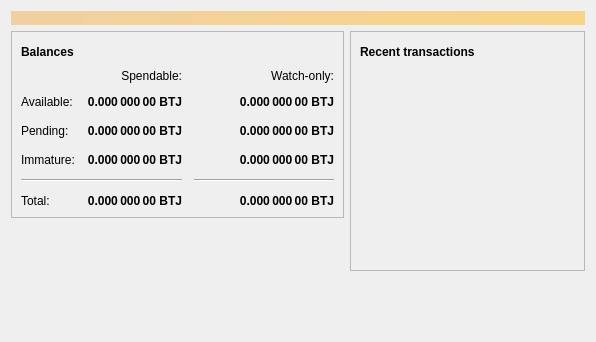
<?xml version="1.0" encoding="UTF-8"?>
<ui version="4.0">
 <class>OverviewPage</class>
 <widget class="QWidget" name="OverviewPage">
  <property name="geometry">
   <rect>
    <x>0</x>
    <y>0</y>
    <width>596</width>
    <height>342</height>
   </rect>
  </property>
  <property name="windowTitle">
   <string>Form</string>
  </property>
  <layout class="QVBoxLayout" name="topLayout">
   <item>
    <widget class="QLabel" name="labelAlerts">
     <property name="visible">
      <bool>false</bool>
     </property>
     <property name="styleSheet">
      <string notr="true">QLabel { background-color: qlineargradient(x1: 0, y1: 0, x2: 1, y2: 0, stop:0 #F0D0A0, stop:1 #F8D488); color:#000000; }</string>
     </property>
     <property name="wordWrap">
      <bool>true</bool>
     </property>
     <property name="margin">
      <number>3</number>
     </property>
     <property name="textInteractionFlags">
      <set>Qt::TextSelectableByMouse</set>
     </property>
    </widget>
   </item>
   <item>
    <layout class="QHBoxLayout" name="horizontalLayout" stretch="1,1">
     <item>
      <layout class="QVBoxLayout" name="verticalLayout_2">
       <item>
        <widget class="QFrame" name="frame">
         <property name="frameShape">
          <enum>QFrame::StyledPanel</enum>
         </property>
         <property name="frameShadow">
          <enum>QFrame::Raised</enum>
         </property>
         <layout class="QVBoxLayout" name="verticalLayout_4">
          <item>
           <layout class="QHBoxLayout" name="horizontalLayout_4">
            <item>
             <widget class="QLabel" name="label_5">
              <property name="font">
               <font>
                <weight>75</weight>
                <bold>true</bold>
               </font>
              </property>
              <property name="text">
               <string>Balances</string>
              </property>
             </widget>
            </item>
            <item>
             <widget class="QPushButton" name="labelWalletStatus">
              <property name="enabled">
               <bool>true</bool>
              </property>
              <property name="maximumSize">
               <size>
                <width>30</width>
                <height>16777215</height>
               </size>
              </property>
              <property name="toolTip">
               <string>The displayed information may be out of date. Your wallet automatically synchronizes with the Bitcoin network after a connection is established, but this process has not completed yet.</string>
              </property>
              <property name="text">
               <string/>
              </property>
              <property name="icon">
               <iconset resource="../bitcoin.qrc">
                <normaloff>:/icons/warning</normaloff>
                <disabledoff>:/icons/warning</disabledoff>:/icons/warning</iconset>
              </property>
              <property name="iconSize">
               <size>
                <width>24</width>
                <height>24</height>
               </size>
              </property>
              <property name="flat">
               <bool>true</bool>
              </property>
             </widget>
            </item>
            <item>
             <spacer name="horizontalSpacer_3">
              <property name="orientation">
               <enum>Qt::Horizontal</enum>
              </property>
              <property name="sizeHint" stdset="0">
               <size>
                <width>40</width>
                <height>20</height>
               </size>
              </property>
             </spacer>
            </item>
           </layout>
          </item>
          <item>
           <layout class="QGridLayout" name="gridLayout">
            <property name="spacing">
             <number>12</number>
            </property>
            <item row="2" column="2">
             <widget class="QLabel" name="labelWatchPending">
              <property name="font">
               <font>
                <weight>75</weight>
                <bold>true</bold>
               </font>
              </property>
              <property name="cursor">
               <cursorShape>IBeamCursor</cursorShape>
              </property>
              <property name="toolTip">
               <string>Unconfirmed transactions to watch-only addresses</string>
              </property>
              <property name="text">
               <string notr="true">0.000 000 00 BTJ</string>
              </property>
              <property name="alignment">
               <set>Qt::AlignRight|Qt::AlignTrailing|Qt::AlignVCenter</set>
              </property>
              <property name="textInteractionFlags">
               <set>Qt::LinksAccessibleByMouse|Qt::TextSelectableByKeyboard|Qt::TextSelectableByMouse</set>
              </property>
             </widget>
            </item>
            <item row="2" column="1">
             <widget class="QLabel" name="labelUnconfirmed">
              <property name="font">
               <font>
                <weight>75</weight>
                <bold>true</bold>
               </font>
              </property>
              <property name="cursor">
               <cursorShape>IBeamCursor</cursorShape>
              </property>
              <property name="toolTip">
               <string>Total of transactions that have yet to be confirmed, and do not yet count toward the spendable balance</string>
              </property>
              <property name="text">
               <string notr="true">0.000 000 00 BTJ</string>
              </property>
              <property name="alignment">
               <set>Qt::AlignRight|Qt::AlignTrailing|Qt::AlignVCenter</set>
              </property>
              <property name="textInteractionFlags">
               <set>Qt::LinksAccessibleByMouse|Qt::TextSelectableByKeyboard|Qt::TextSelectableByMouse</set>
              </property>
             </widget>
            </item>
            <item row="3" column="2">
             <widget class="QLabel" name="labelWatchImmature">
              <property name="font">
               <font>
                <weight>75</weight>
                <bold>true</bold>
               </font>
              </property>
              <property name="cursor">
               <cursorShape>IBeamCursor</cursorShape>
              </property>
              <property name="toolTip">
               <string>Mined balance in watch-only addresses that has not yet matured</string>
              </property>
              <property name="text">
               <string notr="true">0.000 000 00 BTJ</string>
              </property>
              <property name="alignment">
               <set>Qt::AlignRight|Qt::AlignTrailing|Qt::AlignVCenter</set>
              </property>
              <property name="textInteractionFlags">
               <set>Qt::LinksAccessibleByMouse|Qt::TextSelectableByKeyboard|Qt::TextSelectableByMouse</set>
              </property>
             </widget>
            </item>
            <item row="4" column="0" colspan="2">
             <widget class="Line" name="line">
              <property name="orientation">
               <enum>Qt::Horizontal</enum>
              </property>
             </widget>
            </item>
            <item row="4" column="2">
             <widget class="Line" name="lineWatchBalance">
              <property name="sizePolicy">
               <sizepolicy hsizetype="Preferred" vsizetype="Fixed">
                <horstretch>0</horstretch>
                <verstretch>0</verstretch>
               </sizepolicy>
              </property>
              <property name="minimumSize">
               <size>
                <width>140</width>
                <height>0</height>
               </size>
              </property>
              <property name="orientation">
               <enum>Qt::Horizontal</enum>
              </property>
             </widget>
            </item>
            <item row="5" column="0">
             <widget class="QLabel" name="labelTotalText">
              <property name="text">
               <string>Total:</string>
              </property>
             </widget>
            </item>
            <item row="3" column="1">
             <widget class="QLabel" name="labelImmature">
              <property name="font">
               <font>
                <weight>75</weight>
                <bold>true</bold>
               </font>
              </property>
              <property name="cursor">
               <cursorShape>IBeamCursor</cursorShape>
              </property>
              <property name="toolTip">
               <string>Mined balance that has not yet matured</string>
              </property>
              <property name="text">
               <string notr="true">0.000 000 00 BTJ</string>
              </property>
              <property name="alignment">
               <set>Qt::AlignRight|Qt::AlignTrailing|Qt::AlignVCenter</set>
              </property>
              <property name="textInteractionFlags">
               <set>Qt::LinksAccessibleByMouse|Qt::TextSelectableByKeyboard|Qt::TextSelectableByMouse</set>
              </property>
             </widget>
            </item>
            <item row="2" column="3">
             <spacer name="horizontalSpacer_2">
              <property name="orientation">
               <enum>Qt::Horizontal</enum>
              </property>
              <property name="sizeHint" stdset="0">
               <size>
                <width>40</width>
                <height>20</height>
               </size>
              </property>
             </spacer>
            </item>
            <item row="3" column="0">
             <widget class="QLabel" name="labelImmatureText">
              <property name="text">
               <string>Immature:</string>
              </property>
             </widget>
            </item>
            <item row="5" column="1">
             <widget class="QLabel" name="labelTotal">
              <property name="font">
               <font>
                <weight>75</weight>
                <bold>true</bold>
               </font>
              </property>
              <property name="cursor">
               <cursorShape>IBeamCursor</cursorShape>
              </property>
              <property name="toolTip">
               <string>Your current total balance</string>
              </property>
              <property name="text">
               <string notr="true">0.000 000 00 BTJ</string>
              </property>
              <property name="alignment">
               <set>Qt::AlignRight|Qt::AlignTrailing|Qt::AlignVCenter</set>
              </property>
              <property name="textInteractionFlags">
               <set>Qt::LinksAccessibleByMouse|Qt::TextSelectableByKeyboard|Qt::TextSelectableByMouse</set>
              </property>
             </widget>
            </item>
            <item row="5" column="2">
             <widget class="QLabel" name="labelWatchTotal">
              <property name="font">
               <font>
                <weight>75</weight>
                <bold>true</bold>
               </font>
              </property>
              <property name="cursor">
               <cursorShape>IBeamCursor</cursorShape>
              </property>
              <property name="toolTip">
               <string>Current total balance in watch-only addresses</string>
              </property>
              <property name="text">
               <string notr="true">0.000 000 00 BTJ</string>
              </property>
              <property name="alignment">
               <set>Qt::AlignRight|Qt::AlignTrailing|Qt::AlignVCenter</set>
              </property>
              <property name="textInteractionFlags">
               <set>Qt::LinksAccessibleByMouse|Qt::TextSelectableByKeyboard|Qt::TextSelectableByMouse</set>
              </property>
             </widget>
            </item>
            <item row="0" column="2">
             <widget class="QLabel" name="labelWatchonly">
              <property name="text">
               <string>Watch-only:</string>
              </property>
              <property name="alignment">
               <set>Qt::AlignRight|Qt::AlignTrailing|Qt::AlignVCenter</set>
              </property>
             </widget>
            </item>
            <item row="1" column="0">
             <widget class="QLabel" name="labelBalanceText">
              <property name="text">
               <string>Available:</string>
              </property>
             </widget>
            </item>
            <item row="1" column="1">
             <widget class="QLabel" name="labelBalance">
              <property name="font">
               <font>
                <weight>75</weight>
                <bold>true</bold>
               </font>
              </property>
              <property name="cursor">
               <cursorShape>IBeamCursor</cursorShape>
              </property>
              <property name="toolTip">
               <string>Your current spendable balance</string>
              </property>
              <property name="text">
               <string notr="true">0.000 000 00 BTJ</string>
              </property>
              <property name="alignment">
               <set>Qt::AlignRight|Qt::AlignTrailing|Qt::AlignVCenter</set>
              </property>
              <property name="textInteractionFlags">
               <set>Qt::LinksAccessibleByMouse|Qt::TextSelectableByKeyboard|Qt::TextSelectableByMouse</set>
              </property>
             </widget>
            </item>
            <item row="1" column="2">
             <widget class="QLabel" name="labelWatchAvailable">
              <property name="font">
               <font>
                <weight>75</weight>
                <bold>true</bold>
               </font>
              </property>
              <property name="cursor">
               <cursorShape>IBeamCursor</cursorShape>
              </property>
              <property name="toolTip">
               <string>Your current balance in watch-only addresses</string>
              </property>
              <property name="text">
               <string notr="true">0.000 000 00 BTJ</string>
              </property>
              <property name="alignment">
               <set>Qt::AlignRight|Qt::AlignTrailing|Qt::AlignVCenter</set>
              </property>
              <property name="textInteractionFlags">
               <set>Qt::LinksAccessibleByMouse|Qt::TextSelectableByKeyboard|Qt::TextSelectableByMouse</set>
              </property>
             </widget>
            </item>
            <item row="2" column="0">
             <widget class="QLabel" name="labelPendingText">
              <property name="text">
               <string>Pending:</string>
              </property>
             </widget>
            </item>
            <item row="0" column="1">
             <widget class="QLabel" name="labelSpendable">
              <property name="text">
               <string>Spendable:</string>
              </property>
              <property name="alignment">
               <set>Qt::AlignRight|Qt::AlignTrailing|Qt::AlignVCenter</set>
              </property>
             </widget>
            </item>
           </layout>
          </item>
         </layout>
        </widget>
       </item>
       <item>
        <spacer name="verticalSpacer">
         <property name="orientation">
          <enum>Qt::Vertical</enum>
         </property>
         <property name="sizeHint" stdset="0">
          <size>
           <width>20</width>
           <height>40</height>
          </size>
         </property>
        </spacer>
       </item>
      </layout>
     </item>
     <item>
      <layout class="QVBoxLayout" name="verticalLayout_3">
       <item>
        <widget class="QFrame" name="frame_2">
         <property name="frameShape">
          <enum>QFrame::StyledPanel</enum>
         </property>
         <property name="frameShadow">
          <enum>QFrame::Raised</enum>
         </property>
         <layout class="QVBoxLayout" name="verticalLayout">
          <item>
           <layout class="QHBoxLayout" name="horizontalLayout_2">
            <item>
             <widget class="QLabel" name="label_4">
              <property name="font">
               <font>
                <weight>75</weight>
                <bold>true</bold>
               </font>
              </property>
              <property name="text">
               <string>Recent transactions</string>
              </property>
             </widget>
            </item>
            <item>
             <widget class="QPushButton" name="labelTransactionsStatus">
              <property name="enabled">
               <bool>true</bool>
              </property>
              <property name="maximumSize">
               <size>
                <width>30</width>
                <height>16777215</height>
               </size>
              </property>
              <property name="toolTip">
               <string>The displayed information may be out of date. Your wallet automatically synchronizes with the Bitcoin network after a connection is established, but this process has not completed yet.</string>
              </property>
              <property name="text">
               <string/>
              </property>
              <property name="icon">
               <iconset resource="../bitcoin.qrc">
                <normaloff>:/icons/warning</normaloff>
                <disabledoff>:/icons/warning</disabledoff>:/icons/warning</iconset>
              </property>
              <property name="iconSize">
               <size>
                <width>24</width>
                <height>24</height>
               </size>
              </property>
              <property name="flat">
               <bool>true</bool>
              </property>
             </widget>
            </item>
            <item>
             <spacer name="horizontalSpacer">
              <property name="orientation">
               <enum>Qt::Horizontal</enum>
              </property>
              <property name="sizeHint" stdset="0">
               <size>
                <width>40</width>
                <height>20</height>
               </size>
              </property>
             </spacer>
            </item>
           </layout>
          </item>
          <item>
           <widget class="QListView" name="listTransactions">
            <property name="styleSheet">
             <string notr="true">QListView { background: transparent; }</string>
            </property>
            <property name="frameShape">
             <enum>QFrame::NoFrame</enum>
            </property>
            <property name="verticalScrollBarPolicy">
             <enum>Qt::ScrollBarAlwaysOff</enum>
            </property>
            <property name="horizontalScrollBarPolicy">
             <enum>Qt::ScrollBarAlwaysOff</enum>
            </property>
            <property name="selectionMode">
             <enum>QAbstractItemView::NoSelection</enum>
            </property>
           </widget>
          </item>
         </layout>
        </widget>
       </item>
       <item>
        <spacer name="verticalSpacer_2">
         <property name="orientation">
          <enum>Qt::Vertical</enum>
         </property>
         <property name="sizeHint" stdset="0">
          <size>
           <width>20</width>
           <height>40</height>
          </size>
         </property>
        </spacer>
       </item>
      </layout>
     </item>
    </layout>
   </item>
  </layout>
 </widget>
 <resources/>
 <connections/>
</ui>
